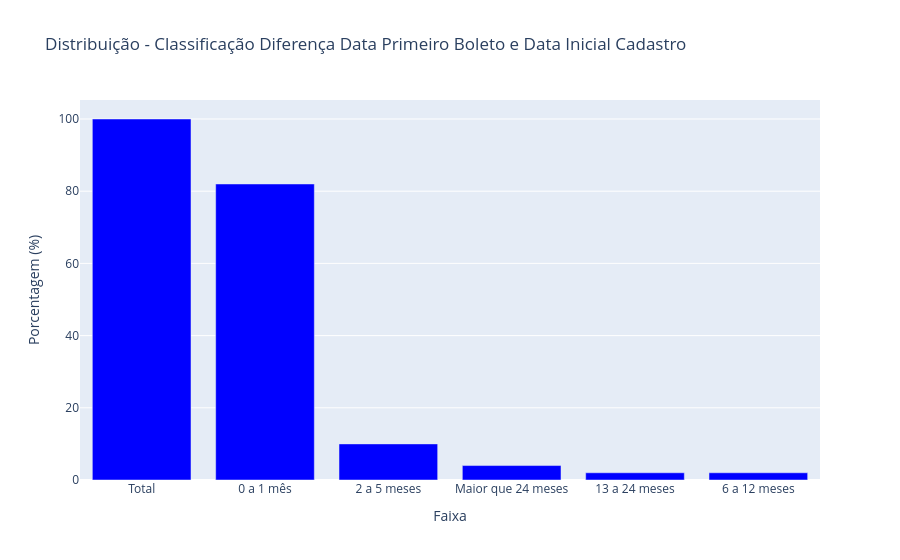
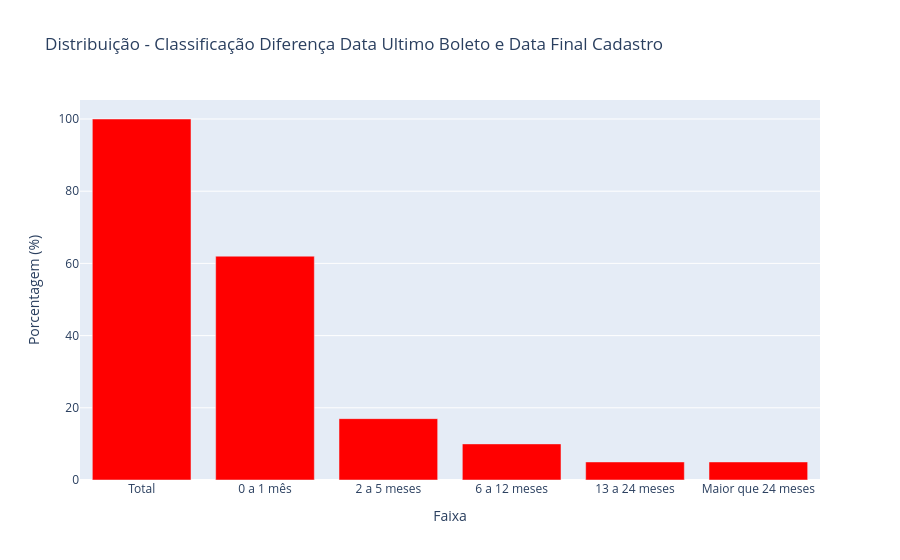

Write notebook code for charts like these, in order.
### Code cell
import pandas as pd

# Supondo que tabela_nova_df_2006 seja um DataFrame do Pandas
# Contar a quantidade de cada faixa no Pandas
count_inicial_pdf = tabela_nova_df_2006.groupby("classifica_diferenca_boleto_tempo_inicial").size().reset_index(name='count')
count_final_pdf = tabela_nova_df_2006.groupby("classifica_diferenca_boleto_tempo_final").size().reset_index(name='count')

# Adicionar a linha do total
total_inicial = count_inicial_pdf['count'].sum()
total_final = count_final_pdf['count'].sum()

# Calcular as porcentagens
count_inicial_pdf['percentage'] = (count_inicial_pdf['count'] / total_inicial) * 100
count_final_pdf['percentage'] = (count_final_pdf['count'] / total_final) * 100

# Arredondar as porcentagens para 0 casas decimais
count_inicial_pdf['percentage'] = count_inicial_pdf['percentage'].round(0)
count_final_pdf['percentage'] = count_final_pdf['percentage'].round(0)

# Adicionar o total ao DataFrame
count_inicial_pdf = pd.concat([ 
    count_inicial_pdf[['classifica_diferenca_boleto_tempo_inicial', 'percentage']],  # Selecionar apenas as colunas necessárias
    pd.DataFrame([{"classifica_diferenca_boleto_tempo_inicial": "Total", "percentage": 100}])
], ignore_index=True)

count_final_pdf = pd.concat([ 
    count_final_pdf[['classifica_diferenca_boleto_tempo_final', 'percentage']],  # Selecionar apenas as colunas necessárias
    pd.DataFrame([{"classifica_diferenca_boleto_tempo_final": "Total", "percentage": 100}])
], ignore_index=True)

# Ordenar os dados pela porcentagem em ordem decrescente (do maior para o menor)
count_inicial_pdf = count_inicial_pdf.sort_values(by="percentage", ascending=False)
count_final_pdf = count_final_pdf.sort_values(by="percentage", ascending=False)

# Exibir os DataFrames resultantes (somente com porcentagens)
import plotly.graph_objects as go

# Criar gráfico interativo para classifica_diferenca_boleto_tempo_inicial
fig_inicial = go.Figure()
fig_inicial.add_trace(go.Bar(
    x=count_inicial_pdf["classifica_diferenca_boleto_tempo_inicial"],
    y=count_inicial_pdf["percentage"],
    marker_color='blue'
))
fig_inicial.update_layout(
    title="Distribuição - Classificação Diferença Data Primeiro Boleto e Data Inicial Cadastro",
    xaxis_title="Faixa",
    yaxis_title="Porcentagem (%)",
    xaxis=dict(categoryorder="total descending")
)
fig_inicial.show()

# Criar gráfico interativo para classifica_diferenca_boleto_tempo_final
fig_final = go.Figure()
fig_final.add_trace(go.Bar(
    x=count_final_pdf["classifica_diferenca_boleto_tempo_final"],
    y=count_final_pdf["percentage"],
    marker_color='red'
))
fig_final.update_layout(
    title="Distribuição - Classificação Diferença Data Ultimo Boleto e Data Final Cadastro",
    xaxis_title="Faixa",
    yaxis_title="Porcentagem (%)",
    xaxis=dict(categoryorder="total descending")
)
fig_final.show()

# Exibir os DataFrames de porcentagem
display(count_inicial_pdf)
display(count_final_pdf)

### Figure 1 — Plotly figure (JSON) as saved in the notebook; plotly's stock layout.template omitted (floating-point values rounded to 4 significant figures)
{"data": [{"marker": {"color": "blue"}, "type": "bar", "x": ["Total", "0 a 1 mês", "2 a 5 meses", "Maior que 24 meses", "13 a 24 meses", "6 a 12 meses"], "y": [100.0, 82.0, 10.0, 4.0, 2.0, 2.0]}], "layout": {"title": {"text": "Distribuição - Classificação Diferença Data Primeiro Boleto e Data Inicial Cadastro"}, "xaxis": {"categoryorder": "total descending", "title": {"text": "Faixa"}}, "yaxis": {"title": {"text": "Porcentagem (%)"}}}}

### Figure 2 — Plotly figure (JSON) as saved in the notebook; plotly's stock layout.template omitted (floating-point values rounded to 4 significant figures)
{"data": [{"marker": {"color": "red"}, "type": "bar", "x": ["Total", "0 a 1 mês", "2 a 5 meses", "6 a 12 meses", "13 a 24 meses", "Maior que 24 meses"], "y": [100.0, 62.0, 17.0, 10.0, 5.0, 5.0]}], "layout": {"title": {"text": "Distribuição - Classificação Diferença Data Ultimo Boleto e Data Final Cadastro"}, "xaxis": {"categoryorder": "total descending", "title": {"text": "Faixa"}}, "yaxis": {"title": {"text": "Porcentagem (%)"}}}}
